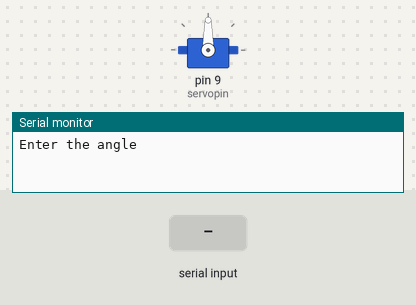
Recording of a sketch running on a simulated Arduino Uno, built with avr-gcc and run on an emulated ATmega328P. Parts: servo, the last lines printed to the serial monitor. Inputs (shaded band) come from the test bench.

Above: at 1.2 s.
1.3 s: "30,150\n" received over Serial
At 3.1 s:
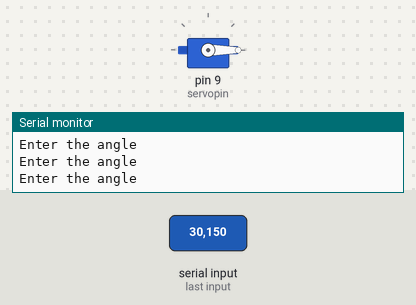
3.8 s: "90,45\n" received over Serial
At 4.3 s:
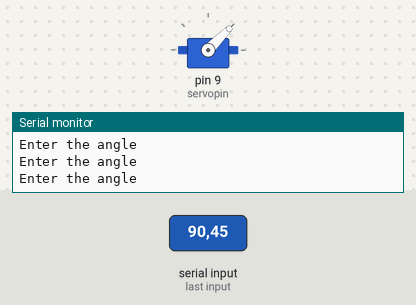
6.3 s: "200\n" received over Serial
At 7.1 s:
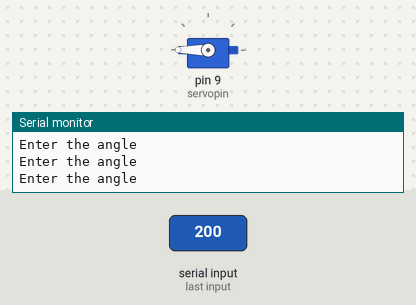
Timing chart, 0 to 9.3 s (numbered marks = the images above; inputs shaded):
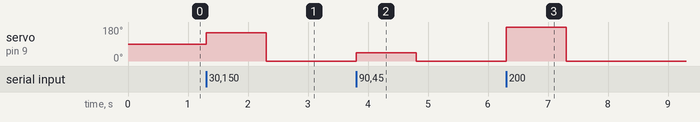

The sketch:

arduino_18_servo1.ino
```cpp
// C++ code
//
#include<Servo.h>
int servopin = 9;
int servopos;
Servo myServo;

void setup()
{
  Serial.begin(9600);
  myServo.attach(servopin);
}

void loop()
{
  Serial.println("Enter the angle");
  while(Serial.available()==0){}
  servopos = Serial.parseInt();
  myServo.write(servopos);
}
```

Measured:
- after the input at 1.3 s, servo on pin 9 (servopin): 90° → 150° at once, → 0° 1.0 s later
- after the input at 3.8 s, servo on pin 9 (servopin): 0° → 45° at once, → 0° 1.0 s later
- after the input at 6.3 s, servo on pin 9 (servopin): 0° → 180° at once, → 0° 1.0 s later
